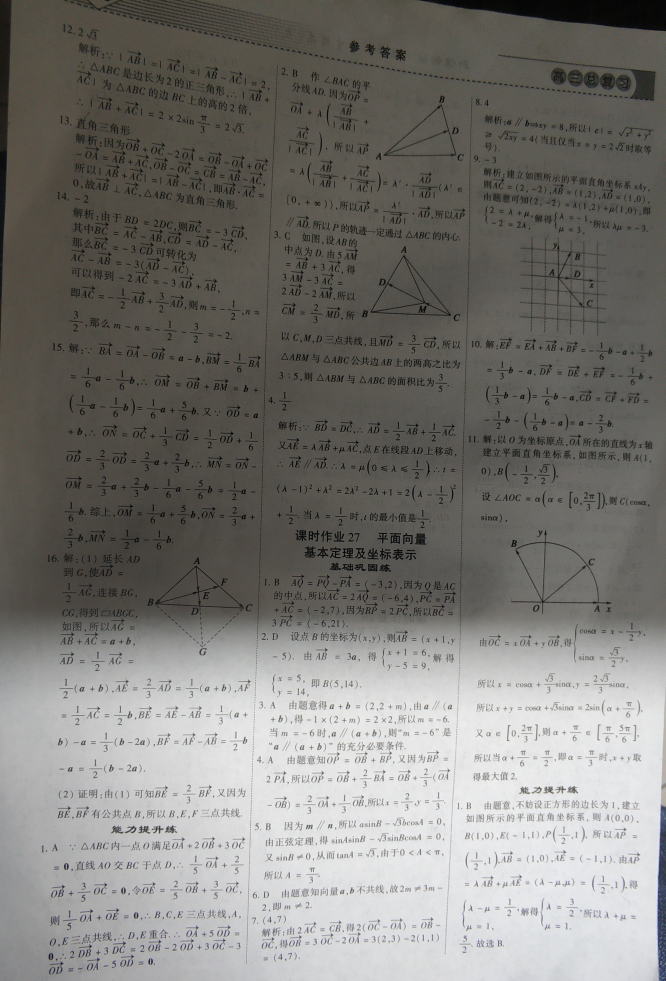
#> input picture 0.jpg, 2662 x 3922 px, found by its file name (shown at 1/4 size)
$ python scan.py   (older library calls are emulated)
#> lines starting #> are read from the running program, lines starting #| are printed output that depends on the picture; after the words box and inside, x2 and y2 are one past the last pixel; in counts of white or black regions, pixels touching at a corner belong together
#> further down, image is the input picture: shape (3922, 2662, 3); mean B, G, R 119.5, 123.3, 124.9
# -*- coding: utf-8 -*-
# @Time    : 2020/12/22
# @Author  : jhf
# @File    : scan.py
# @Software: PyCharm

import cv2, imutils

import numpy as np
import cv2
from PIL import ImageEnhance

# [36 lines left out: functions order_points, four_point_transform, not called in this run]


def preProcess(image):
    ratio = image.shape[0] / 500.0
#> ratio = 7.84
    image = imutils.resize(image, height=500)
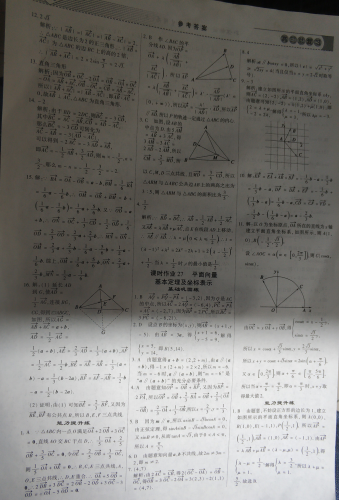
#> image: shape (500, 339, 3); mean of channels 0, 1, 2 119.5, 123.3, 124.9; drawn as B, G, R

    grayImage  = cv2.cvtColor(image, cv2.COLOR_BGR2GRAY)
    gaussImage = cv2.GaussianBlur(grayImage, (5, 5), 0)
    edgedImage = cv2.Canny(gaussImage, 75, 200)
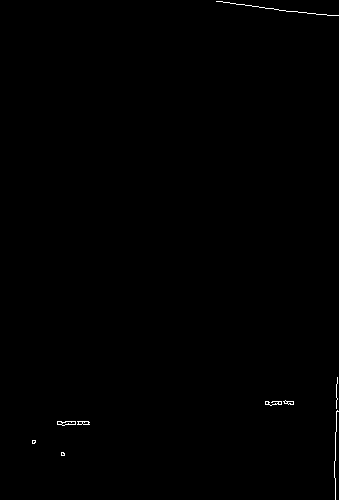
#> edgedImage: shape (500, 339); 0.25% white in thin lines or dots

    cnts = cv2.findContours(edgedImage.copy(), cv2.RETR_LIST, cv2.CHAIN_APPROX_SIMPLE)
#> cnts = 19 contours, 14 with area under 20; largest, box (x1, y1, x2, y2) and area: (57, 421, 76, 426) 54, (61, 421, 76, 426) 36, (77, 421, 90, 425) 32, (283, 400, 294, 405) 24, (265, 401, 282, 406) 23
    cnts = cnts[1] if imutils.is_cv2() else cnts[0]
#> cnts = 19 rows, first 6: [1, -1, -1, -1], [2, 0, -1, -1], [3, 1, -1, -1], [4, 2, -1, -1], [5, 3, -1, -1], [6, 4, -1, -1]
#> (the run stopped early here; a loop or call above may not have finished)
